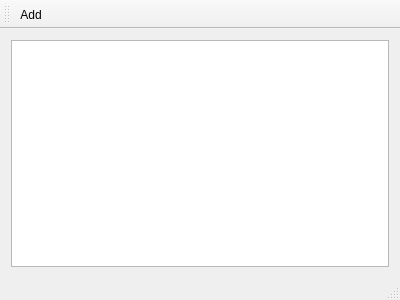
<?xml version="1.0" encoding="UTF-8"?>
<ui version="4.0">
 <class>MainWindow</class>
 <widget class="QMainWindow" name="MainWindow">
  <property name="geometry">
   <rect>
    <x>0</x>
    <y>0</y>
    <width>400</width>
    <height>300</height>
   </rect>
  </property>
  <property name="windowTitle">
   <string>MainWindow</string>
  </property>
  <widget class="QWidget" name="centralWidget">
   <layout class="QVBoxLayout" name="verticalLayout">
    <item>
     <widget class="QTableView" name="tableView"/>
    </item>
   </layout>
  </widget>
  <widget class="QStatusBar" name="statusBar"/>
  <widget class="QToolBar" name="mainToolBar">
   <attribute name="toolBarArea">
    <enum>TopToolBarArea</enum>
   </attribute>
   <attribute name="toolBarBreak">
    <bool>false</bool>
   </attribute>
   <addaction name="actionAdd"/>
  </widget>
  <action name="actionAdd">
   <property name="text">
    <string>Add</string>
   </property>
  </action>
 </widget>
 <layoutdefault spacing="6" margin="11"/>
 <resources/>
 <connections/>
</ui>
